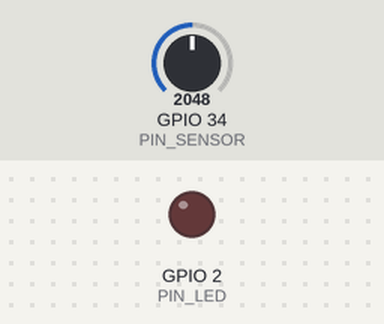
Simulated run of this sketch. Board: ESP32. On the bench: output pins drawn as LEDs (lit = HIGH). The inputs (shaded band) are chosen by the test bench; at power-on: GPIO 34 (PIN_SENSOR) = 2048. WiFi joins after 1.5 s; servers stay silent unless stated; uploads are accepted with an empty reply; what the sketch prints to the serial monitor is not drawn.

Above: at 3.0 s.
3.1 s: GPIO 34 (PIN_SENSOR) set to 2361
7.2 s: GPIO 34 (PIN_SENSOR) set to 2456
At 9.0 s:
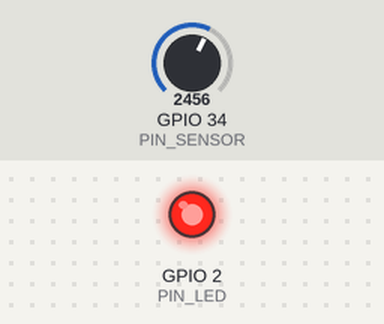
11.3 s: GPIO 34 (PIN_SENSOR) set to 2047
At 12.6 s:
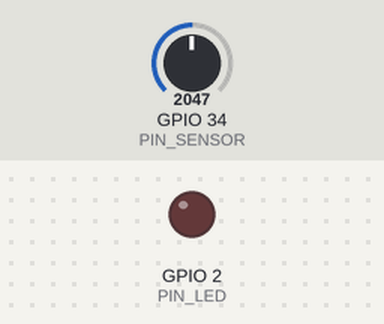
15.4 s: GPIO 34 (PIN_SENSOR) set to 2866
At 18.7 s:
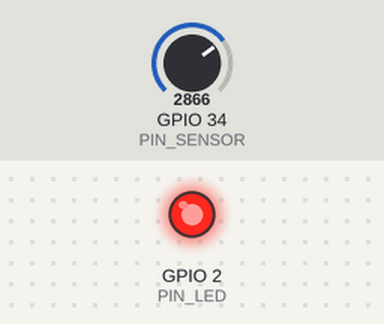
Timing chart, 0 to 20.2 s (numbered marks = the images above; inputs shaded):
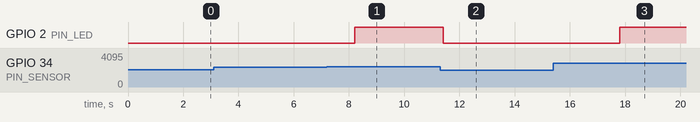

Measured:
- the behaviour switches between 2387 and 2388 on GPIO 34 (PIN_SENSOR) (found by bisection; images 0 and 1)
- after the input at 3.1 s, every drawn part: stays the same
- after the input at 7.2 s, GPIO 2 (PIN_LED): LOW → HIGH after 1.0 s
- after the input at 11.3 s, GPIO 2 (PIN_LED): HIGH → LOW after 0.10 s
- after the input at 15.4 s, GPIO 2 (PIN_LED): LOW → HIGH after 2.4 s

The sketch:

sketch.ino
```cpp
/*
 * Medidor de vibración con ESP32 — firmware de demo.
 *
 * Corre tal cual en https://wokwi.com (ESP32 simulado, con WiFi de verdad hacia
 * internet) y también en un ESP32 físico sin cambiar una línea: Wokwi ejecuta
 * el mismo Arduino core.
 *
 * PARA LA DEMO EN WOKWI:
 *   1. wokwi.com → New Project → ESP32
 *   2. Pegar este archivo en sketch.ino y diagram.json en su pestaña
 *   3. Cambiar TOKEN por el del medidor (ficha del activo → Copiar)
 *   4. Cambiar PANGUI_URL por tu dominio público
 *   5. Play. El potenciómetro de la pantalla es el "sensor": al subirlo, sube
 *      la vibración, y al pasar el umbral Pangui abre la OT sola.
 *
 * OJO: el gateway gratuito de Wokwi NO alcanza localhost. La app tiene que
 * estar desplegada en una URL pública (o usar el Private Gateway, que es pago).
 *
 * El potenciómetro en vez de un valor aleatorio es a propósito: en una reunión
 * uno quiere PROVOCAR la falla cuando lo decide, no esperar a que la rampa
 * llegue. Girar la perilla y ver aparecer la orden de trabajo es la demo.
 */

#include <WiFi.h>
#include <HTTPClient.h>

// ── Configuración ───────────────────────────────────────────────────────────
const char* WIFI_SSID = "Wokwi-GUEST";   // red del simulador; sin clave
const char* WIFI_PASS = "";

// Sin barra final.
const char* PANGUI_URL = "https://TU-DOMINIO.vercel.app";

// Token del medidor (tipo "Automatizado"). Sale de la ficha del activo.
const char* TOKEN = "pang_mtr_PEGA_AQUI_TU_TOKEN";

const int PIN_SENSOR = 34;        // ADC1_CH6: entrada analógica del "sensor"
const int PIN_LED = 2;            // LED rojo: se enciende al pasar la alarma
const int INTERVALO_MS = 3000;    // cada cuánto se publica una lectura

// Escala: el ADC entrega 0..4095 y lo mapeamos a mm/s de vibración.
// 0..12 mm/s cubre de una máquina sana a una en falla clara (ISO 10816 pone
// el límite de "inaceptable" cerca de 7 mm/s para motores medianos).
const float VIB_MAX = 12.0;

// Copia local del umbral, SOLO para encender el LED de la maqueta. La decisión
// que importa —abrir la orden de trabajo— la toma Pangui con el umbral que el
// cliente configuró en la ficha; el equipo no decide nada. Tenerlo acá también
// haría que cambiar el umbral obligara a reprogramar el firmware, que es
// justamente lo que no se quiere.
const float UMBRAL_LED = 7.0;

void setup() {
  Serial.begin(115200);
  delay(300);

  pinMode(PIN_LED, OUTPUT);
  digitalWrite(PIN_LED, LOW);

  Serial.print("Conectando a WiFi");
  WiFi.begin(WIFI_SSID, WIFI_PASS);
  while (WiFi.status() != WL_CONNECTED) {
    delay(250);
    Serial.print(".");
  }
  Serial.println();
  Serial.print("Conectado. IP: ");
  Serial.println(WiFi.localIP());
}

void loop() {
  // El potenciómetro hace de sensor: girarlo es "la máquina se está rompiendo".
  int bruto = analogRead(PIN_SENSOR);
  float vibracion = (bruto / 4095.0) * VIB_MAX;

  // Dos decimales: más precisión que esa es ruido del ADC, no de la máquina.
  vibracion = roundf(vibracion * 100) / 100.0;

  digitalWrite(PIN_LED, vibracion >= UMBRAL_LED ? HIGH : LOW);

  if (WiFi.status() != WL_CONNECTED) {
    Serial.println("Sin WiFi; se omite el envío.");
    delay(INTERVALO_MS);
    return;
  }

  HTTPClient http;
  String url = String(PANGUI_URL) + "/api/medidores/lecturas";

  http.begin(url);
  http.addHeader("Content-Type", "application/json");
  http.addHeader("Authorization", String("Bearer ") + TOKEN);

  // El endpoint acepta {"valor": n} o un arreglo. Acá va una sola lectura.
  String body = String("{\"valor\": ") + String(vibracion, 2) + "}";

  int codigo = http.POST(body);

  Serial.print(vibracion, 2);
  Serial.print(" mm/s  →  HTTP ");
  Serial.print(codigo);
  if (codigo > 0) {
    Serial.print("  ");
    Serial.print(http.getString());
  }
  Serial.println();

  http.end();
  delay(INTERVALO_MS);
}
```
